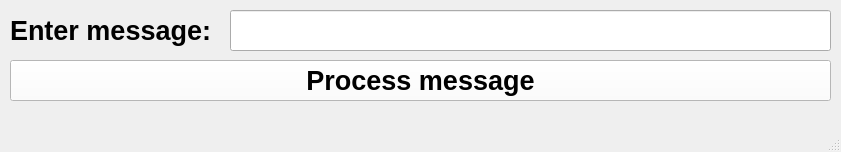
<?xml version="1.0" encoding="UTF-8"?>
<ui version="4.0">
 <class>MainWindow</class>
 <widget class="QMainWindow" name="MainWindow">
  <property name="geometry">
   <rect>
    <x>0</x>
    <y>0</y>
    <width>841</width>
    <height>152</height>
   </rect>
  </property>
  <property name="windowTitle">
   <string>MainWindow</string>
  </property>
  <widget class="QWidget" name="centralwidget">
   <widget class="QLineEdit" name="lineMessage">
    <property name="geometry">
     <rect>
      <x>230</x>
      <y>10</y>
      <width>601</width>
      <height>41</height>
     </rect>
    </property>
    <property name="font">
     <font>
      <pointsize>15</pointsize>
     </font>
    </property>
   </widget>
   <widget class="QLabel" name="label">
    <property name="geometry">
     <rect>
      <x>10</x>
      <y>10</y>
      <width>221</width>
      <height>41</height>
     </rect>
    </property>
    <property name="font">
     <font>
      <pointsize>20</pointsize>
      <bold>true</bold>
     </font>
    </property>
    <property name="text">
     <string>Enter message:</string>
    </property>
   </widget>
   <widget class="QPushButton" name="buttonProcess">
    <property name="geometry">
     <rect>
      <x>10</x>
      <y>60</y>
      <width>821</width>
      <height>41</height>
     </rect>
    </property>
    <property name="font">
     <font>
      <pointsize>20</pointsize>
      <bold>true</bold>
     </font>
    </property>
    <property name="styleSheet">
     <string notr="true">QPushButton {
	background-color: rgb(255, 255, 255);
	color: rgb(0, 0, 0);
}
QPushButton:hover {
	background-color: rgb(0, 0, 0);
	color: rgb(255, 255, 255);
}</string>
    </property>
    <property name="text">
     <string>Process message</string>
    </property>
   </widget>
  </widget>
  <widget class="QMenuBar" name="menubar">
   <property name="geometry">
    <rect>
     <x>0</x>
     <y>0</y>
     <width>841</width>
     <height>21</height>
    </rect>
   </property>
  </widget>
  <widget class="QStatusBar" name="statusbar"/>
 </widget>
 <resources/>
 <connections/>
</ui>
